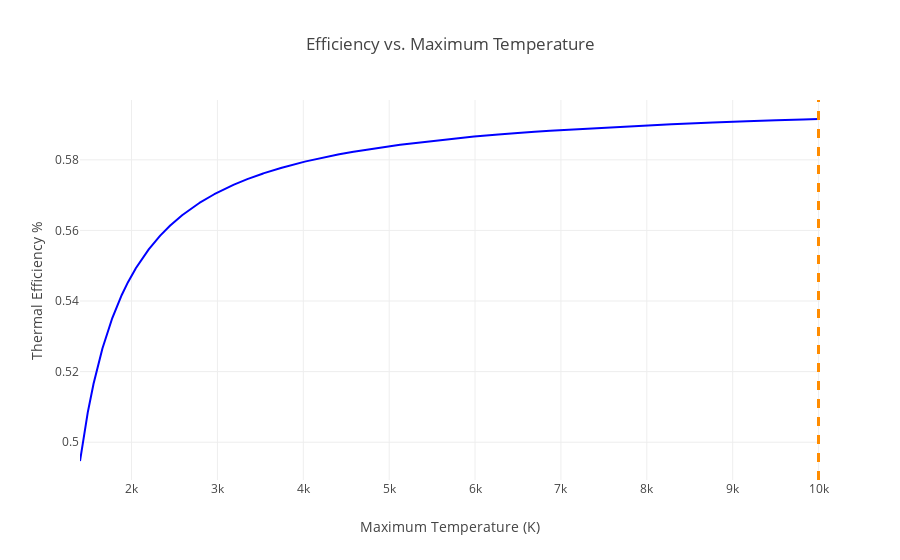

Notebook code cell kept with this figure:
### Code cell
def get_efficiency_vary_T4(T4):
    turbo = turbojet_engine()
    turbo.T4 = T4
    turbo.cycle_analysis()
    turbo.perform_analysis()
    return turbo.eta_th

#Calculate Efficiency varying Max Temp
T4_arr = np.arange(start =1400, stop = 10000, step = 1)
eta_th_arr = np.array([])
for i in range(len(T4_arr)):
    eta_th_arr = np.append(eta_th_arr, get_efficiency_vary_T4(T4_arr[i]))

#Graph it
fig = go.Figure()
fig.add_trace(go.Scatter(
    x=T4_arr,
    y=eta_th_arr,
    marker_color='blue',
    name='Efficiency (%)'
))

fig.add_vline(x=T4_arr[np.argmax(eta_th_arr)], line_width=3, line_dash="dash", line_color="DarkOrange")

fig.update_layout(
    title_text = 'Efficiency vs. Maximum Temperature',
    template=mode,
    xaxis_title = 'Maximum Temperature (K)',
    yaxis_title = 'Thermal Efficiency %'
)

fig.show()

### Figure 1 — Plotly figure (JSON) as saved in the notebook; plotly's stock layout.template omitted (floating-point values rounded to 4 significant figures; data arrays with more than 128 entries replaced by an {"elided": "..."} marker saying what was removed)
{"data": [{"marker": {"color": "blue"}, "name": "Efficiency (%)", "type": "scatter", "x": {"elided": "8600 int values"}, "y": {"elided": "8600 float values"}}], "layout": {"shapes": [{"line": {"color": "DarkOrange", "dash": "dash", "width": 3}, "type": "line", "x0": 9999, "x1": 9999, "xref": "x", "y0": 0, "y1": 1, "yref": "y domain"}], "title": {"text": "Efficiency vs. Maximum Temperature"}, "xaxis": {"title": {"text": "Maximum Temperature (K)"}}, "yaxis": {"title": {"text": "Thermal Efficiency %"}}}}
